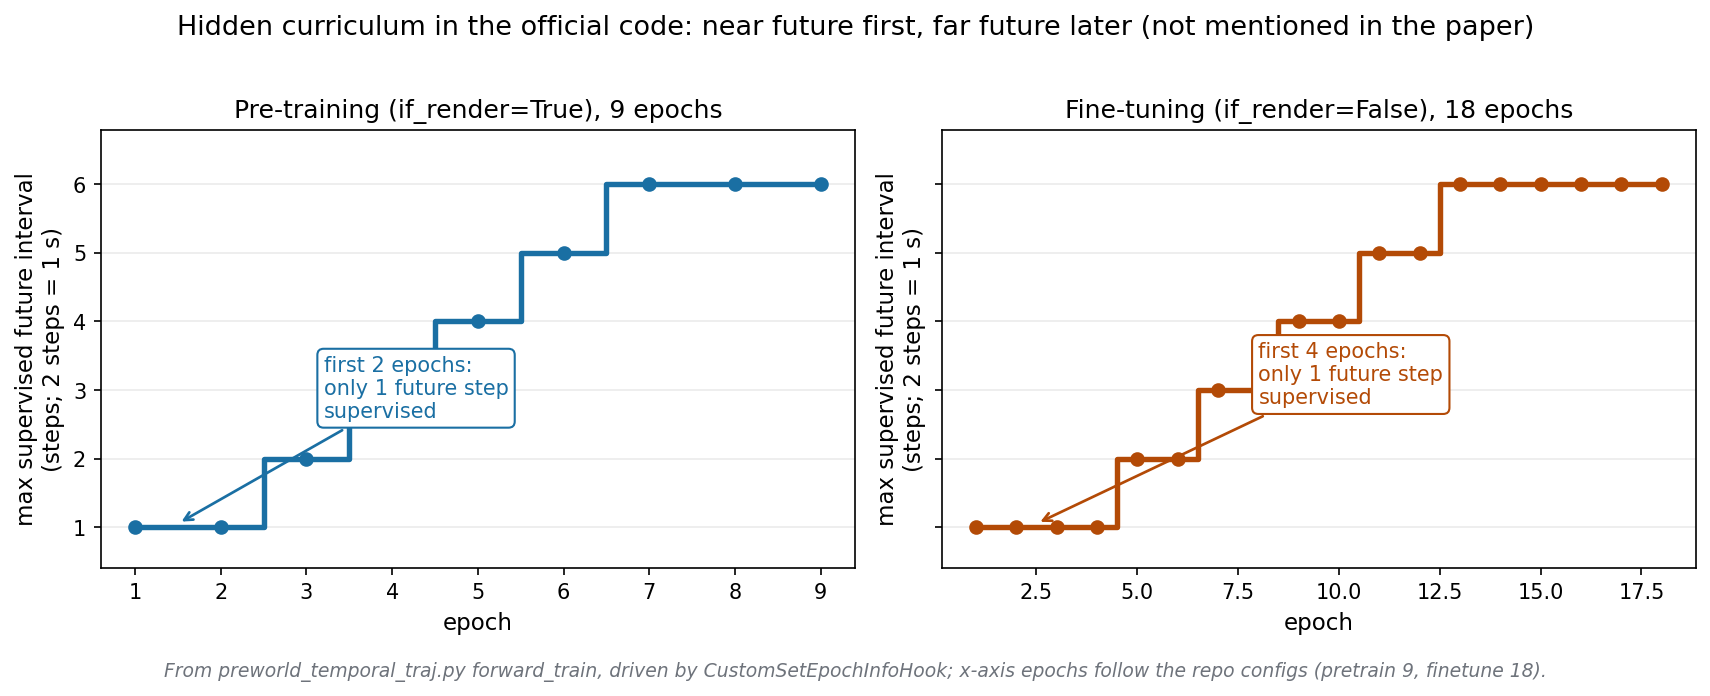

This figure's Python source:
# -*- coding: utf-8 -*-
"""PreWorld: 代码里藏着的课程学习 (curriculum), 论文正文没有提。

出自官方仓库 mmdet3d/models/detectors/preworld_temporal_traj.py 的 forward_train,
由 CustomSetEpochInfoHook 每个 epoch 设置 self.curr_epoch:

  预训练 (if_render=True):
      epoch <= 2 : future_intervals = [0, 1]          # 只监督未来第 1 步
      epoch >= 3 : range(0, min(epoch - 1, 6))        # 逐步放开到未来第 6 步
  微调 (if_render=False):
      epoch <= 4 : future_intervals = [0, 1]
      epoch >= 5 : range(0, min((epoch - 3) // 2 + 1, 6))

即: 训练早期只让递归预测走 1 步 (监督信号最可靠), 随着 epoch 增加才逐
步解锁更远的未来帧 (最多 6 步 = 未来 3 秒, nuScenes 关键帧 2Hz)。
这是一个标准的"先学近、再学远"的课程, 但论文第 4.1 节的 Implementation
Details 只写了 epoch 数, 没有提这件事。

注意: 时序预训练配置 max_epochs=9, 论文正文写的是 8 个 epoch, 差 1。
"""
import numpy as np
import matplotlib
matplotlib.use("Agg")
import matplotlib.pyplot as plt

plt.rcParams["font.family"] = "DejaVu Sans"
plt.rcParams["axes.unicode_minus"] = False

def pretrain_maxint(ep):
    # if_render=True 分支
    if ep <= 2:
        return 1
    return min(ep - 1, 6)

def finetune_maxint(ep):
    # if_render=False 分支
    if ep <= 4:
        return 1
    return min((ep - 3) // 2 + 1, 6)

ep_pre = np.arange(1, 10)    # 时序预训练配置 max_epochs=9
ep_ft = np.arange(1, 19)     # 时序微调配置 max_epochs=18

fig, axes = plt.subplots(1, 2, figsize=(11.5, 4.2), sharey=True)

axes[0].step(ep_pre, [pretrain_maxint(e) for e in ep_pre], where="mid",
             color="#1a6fa3", lw=2.6)
axes[0].plot(ep_pre, [pretrain_maxint(e) for e in ep_pre], "o",
             color="#1a6fa3", ms=6)
axes[0].set_title("Pre-training (if_render=True), 9 epochs", fontsize=12)
axes[0].set_xlabel("epoch", fontsize=11)
axes[0].annotate("first 2 epochs:\nonly 1 future step\nsupervised",
                 xy=(1.5, 1.05), xytext=(3.2, 2.6),
                 arrowprops=dict(arrowstyle="->", color="#1a6fa3", lw=1.3),
                 fontsize=10, color="#1a6fa3",
                 bbox=dict(boxstyle="round,pad=0.3", fc="white", ec="#1a6fa3"))

axes[1].step(ep_ft, [finetune_maxint(e) for e in ep_ft], where="mid",
             color="#b34a06", lw=2.6)
axes[1].plot(ep_ft, [finetune_maxint(e) for e in ep_ft], "o",
             color="#b34a06", ms=6)
axes[1].set_title("Fine-tuning (if_render=False), 18 epochs", fontsize=12)
axes[1].set_xlabel("epoch", fontsize=11)
axes[1].annotate("first 4 epochs:\nonly 1 future step\nsupervised",
                 xy=(2.5, 1.05), xytext=(8, 2.8),
                 arrowprops=dict(arrowstyle="->", color="#b34a06", lw=1.3),
                 fontsize=10, color="#b34a06",
                 bbox=dict(boxstyle="round,pad=0.3", fc="white", ec="#b34a06"))

for ax in axes:
    ax.set_ylabel("max supervised future interval\n(steps; 2 steps = 1 s)",
                  fontsize=11)
    ax.set_ylim(0.4, 6.8)
    ax.set_yticks(range(1, 7))
    ax.grid(alpha=0.25, axis="y")

fig.suptitle("Hidden curriculum in the official code: near future first, far future later "
             "(not mentioned in the paper)",
             fontsize=13, y=1.02)
fig.text(0.5, -0.03,
         "From preworld_temporal_traj.py forward_train, driven by CustomSetEpochInfoHook; "
         "x-axis epochs follow the repo configs (pretrain 9, finetune 18).",
         ha="center", fontsize=9, style="italic", color="#6e737b")
fig.tight_layout()
fig.savefig("/home/hatch/workspace/your_files/paper-xray-100/papers/053-WM-preworld/fig-curriculum.png",
            dpi=150, bbox_inches="tight")
print("saved fig-curriculum.png")
